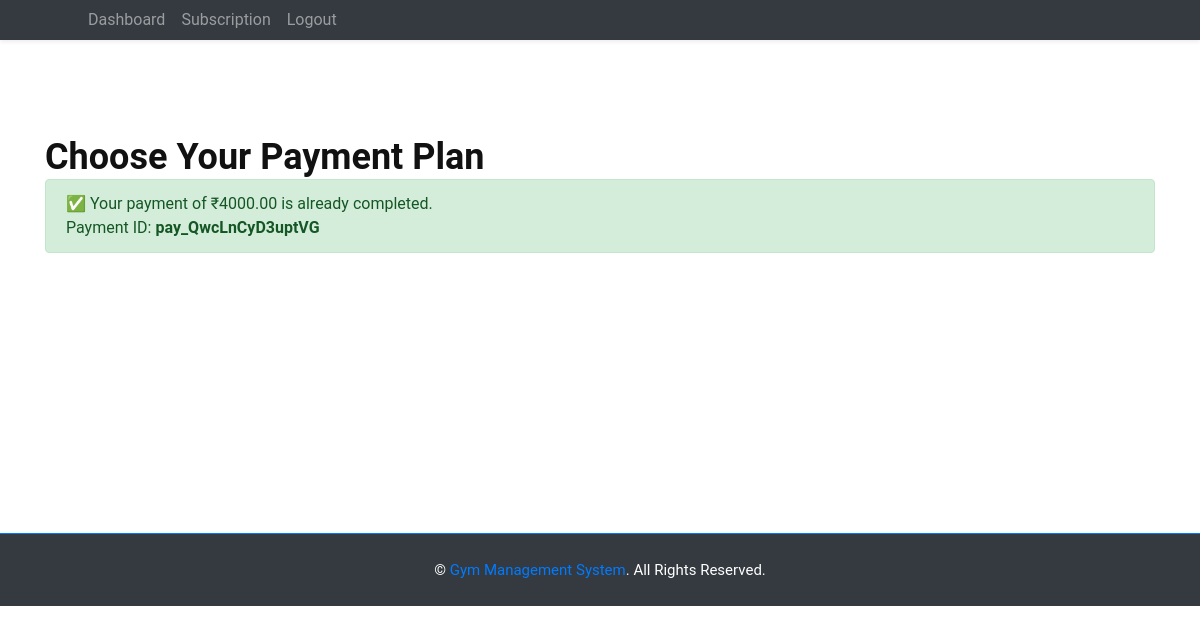
Page /payment/ (signed in) on the earlier database version.
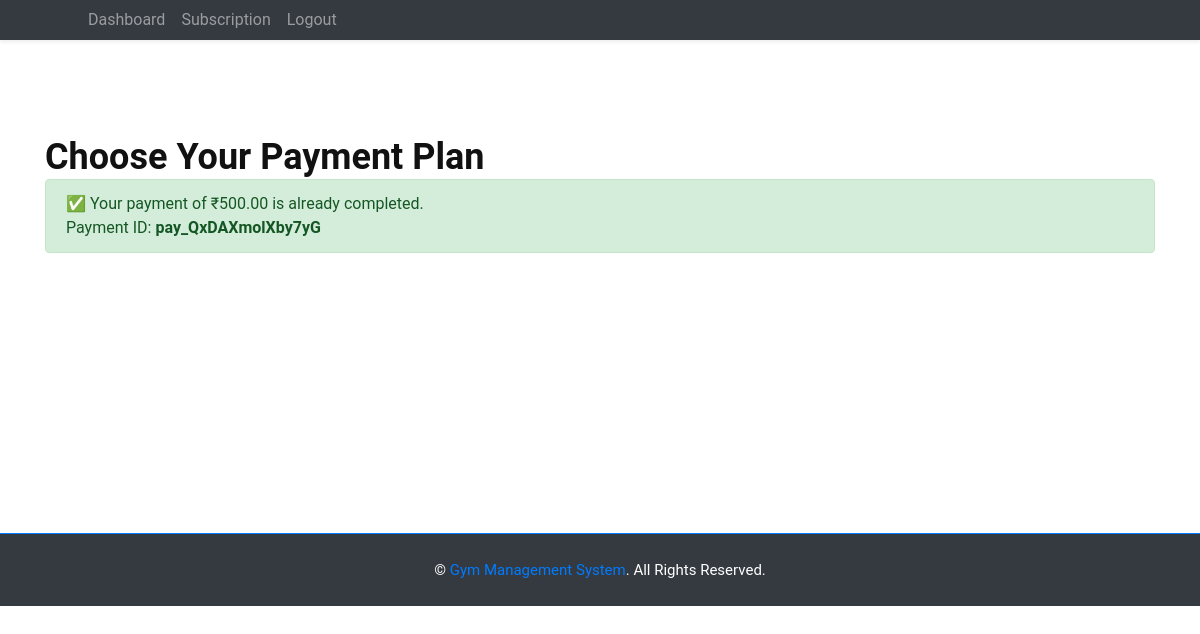
Same page on the later database version.
### dashboard/models.py (models this page shows, shortened)
class Payment(models.Model):
    user = models.ForeignKey(settings.AUTH_USER_MODEL, on_delete=models.CASCADE)
    razorpay_order_id = models.CharField(max_length=100, blank=True, null=True)
    razorpay_payment_id = models.CharField(max_length=100, blank=True, null=True)
    amount = models.DecimalField(max_digits=10, decimal_places=2)
    currency = models.CharField(max_length=3, default='INR')
    paid = models.BooleanField(default=False)
    created_at = models.DateTimeField(auto_now_add=True)

### dashboard/views.py (the view)
# urls.py: path('payment/', views.initiate_payment, name='initiate_payment'),
@login_required
def payment(request):
    existing_payment = Payment.objects.filter(user=request.user, paid=True).order_by('-created_at').first()
    if existing_payment:
        return render(request, 'payment.html', {
            'payment_done': True,
            'amount': existing_payment.amount,
            'payment_id': existing_payment.razorpay_payment_id,
        })
    form = PaymentPlanForm()
    return render(request, 'payment.html', {'form': form, 'razorpay_key_id': settings.RAZORPAY_KEY_ID})

### templates/payment.html (shortened to what this page needs)
{% extends 'base.html' %}
{% load static %}
{% block content %}
<div class="container mt-5">
    <h2>Choose Your Payment Plan</h2>
    {% if payment_done %}
        <div class="alert alert-success">
            ✅ Your payment of ₹{{ amount }} is already completed.<br>
            Payment ID: <strong>{{ payment_id }}</strong>
        </div>
    {% elif not razorpay_order_id %}
        <form method="POST" action="{% url 'initiate_payment' %}">
            {% csrf_token %}
            {{ form.as_p }}
            <button type="submit" class="btn btn-primary mt-3">Proceed to Pay</button>
        </form>
    {% else %}
        <h3>Confirm Your Payment</h3>
        <p>Amount: ₹{{ display_amount|floatformat:2 }}</p>
        <button id="rzp-button1" class="btn btn-success mt-3">Pay Now</button>
    {% endif %}
</div>
{% endblock %}

Differences in the rows shown:
no longer on this page (row unchanged): Payment: amount "4000.00", razorpay_payment "pay_QwcLnCyD3uptVG"
added Payment: amount "500.00", razorpay_payment "pay_QxDAXmolXby7yG"
